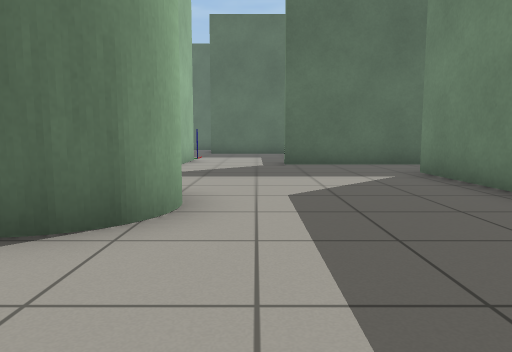
[1] (above)

17 first-person views from a walk through a robot-simulator world made for Gazebo. The camera is 0.72 m above the floor, tilts 6° down and sees 70° across. The floor is counted in squares, 1 m on a side. Each view is taken from the middle of a square. On the plan, view 1 faces up. The plan holds only what a view shows up to about 11 squares ahead; the rest is blank.

[2]
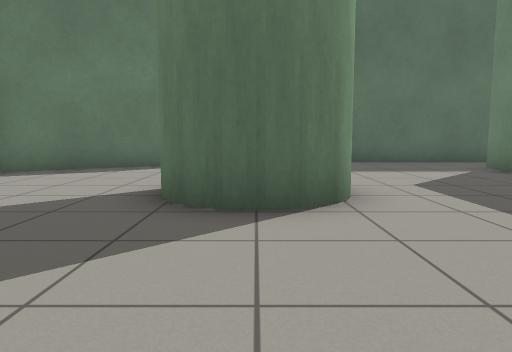

[3]
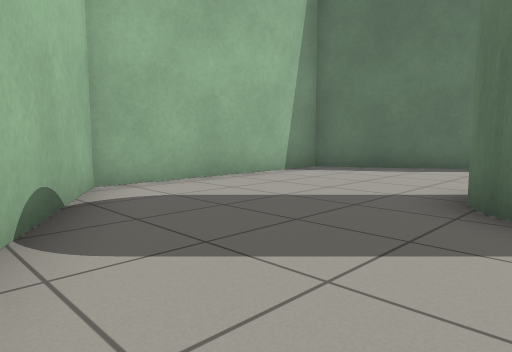

[4]
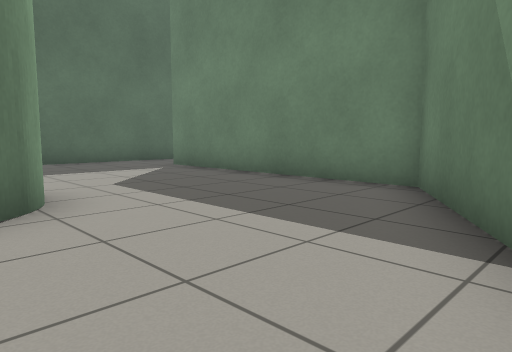

[5]
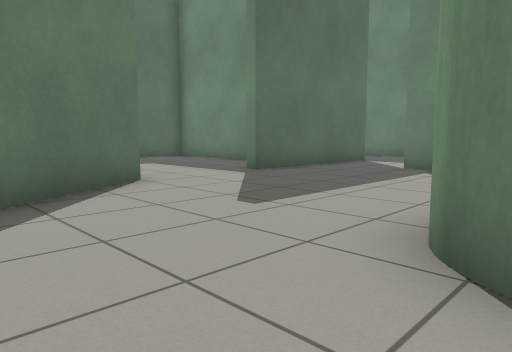

[6]
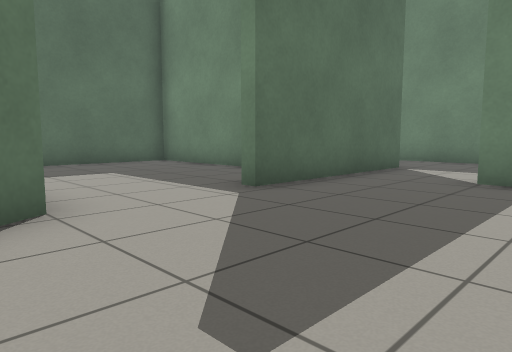

[7]
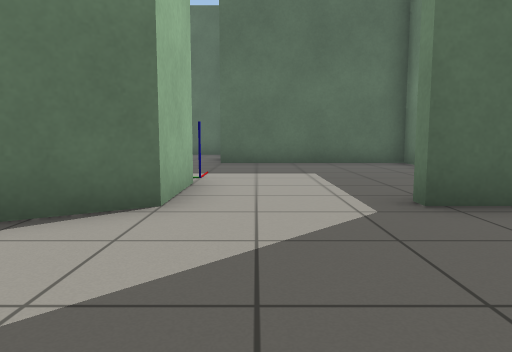

[8]
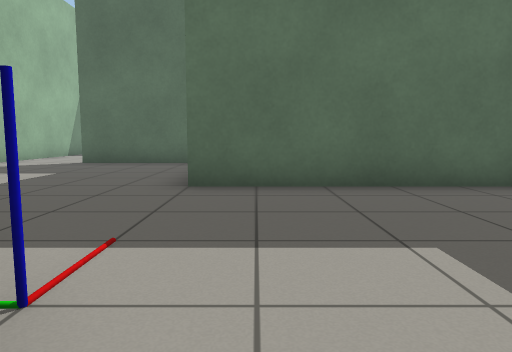

[9]
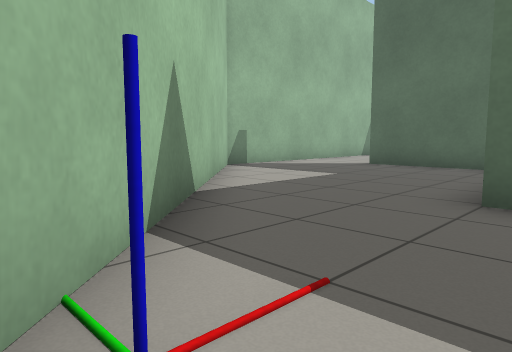

[10]
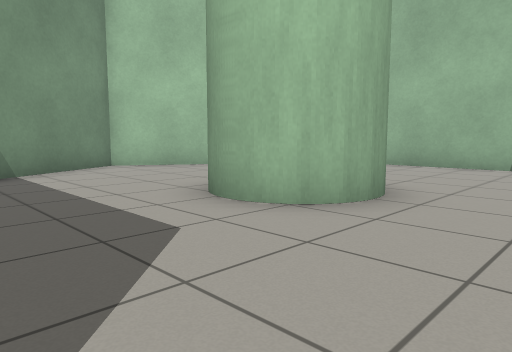

[11]
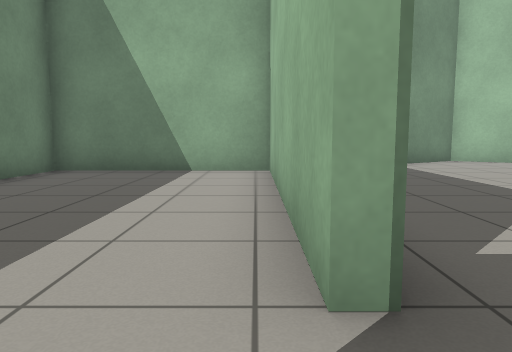

[12]
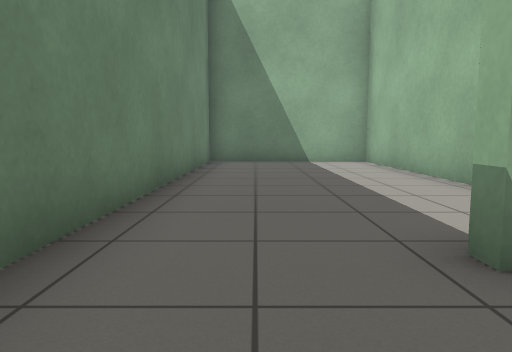

[13]
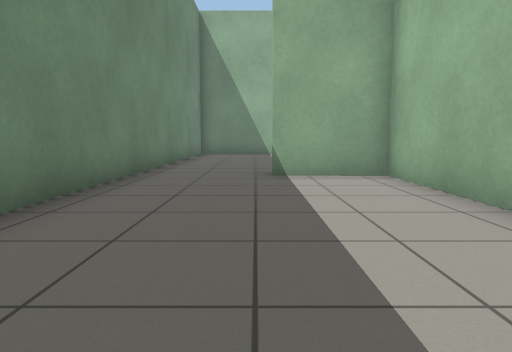

[14]
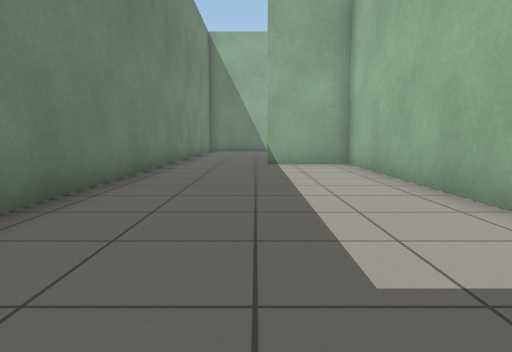

[15]
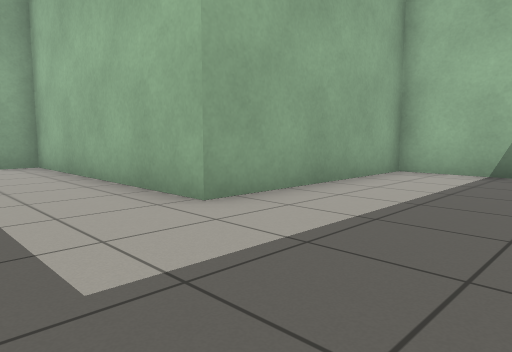

[16]
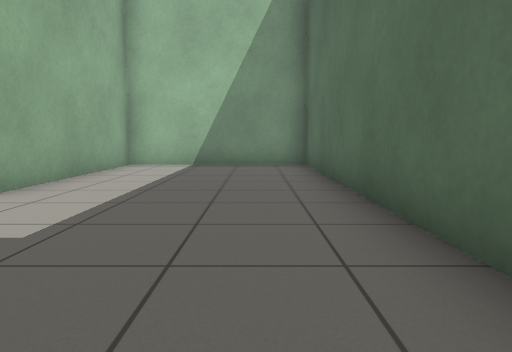

[17]
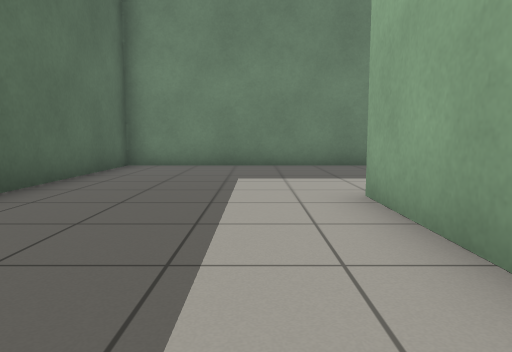

### Floor plan
Key: @ floor where view 1 was taken; # wall or solid block; . floor; O other object.
Columns run from 9 left of view 1 to 9 right of it. Each row starts with its distance up from view 1.
 22 #...
 21 #...###############
 20 #......#..........#
 19 #......#..........#
 18 ##.....#..........#
 17  ##....#..........#
 16   ##...######.....#
 15    ##.......#.....#
 14     ##......#.....#
 13      ##.....#.....#
 12       #O....#.....#
 11       ##....#.....#
 10       ##..#####...#
  9     ###...........#
  8   ###.............#
  7  ##.........#.....#
  6  #..........#.....#
  5  #..........#.....#
  4  #....###...#.....#
  3  #....###...#.....#
  2  #..........#.....#
  1  ##.........#######
  0   ##.....@.##
 -1    ###...###
 -2      #####

Positions as (right, up) in squares from view 1, and headings:
1: (0, 0), facing up
2: (-2, -1), facing up
3: (-2, -1), facing up-left
4: (-2, -1), facing up-right
5: (-5, 4), facing up-right
6: (-3, 6), facing up-right
7: (-1, 6), facing up
8: (-1, 11), facing up
9: (-1, 12), facing up-left
10: (2, 7), facing down-left
11: (4, 9), facing down
12: (7, 12), facing down
13: (6, 17), facing down
14: (6, 20), facing down
15: (6, 20), facing down-left
16: (8, 20), facing left
17: (-1, 18), facing right
